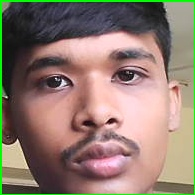
#> input picture dataset/User.1.Purnananda Kirtania.1.jpg, 195 x 195 px, given in place of the camera
$ python phase3_dataset_collection.py 'dataset/User.1.Purnananda Kirtania.1.jpg'
#> lines starting #> are read from the running program, lines starting #| are printed output that depends on the picture; after the words box and inside, x2 and y2 are one past the last pixel; in counts of white or black regions, pixels touching at a corner belong together
import cv2
import os
import sys

# ---------------- GET NAME ----------------

if len(sys.argv) < 2:

    print("Name not provided")
    exit()

name = sys.argv[1]

# ---------------- PATHS ----------------

BASE_DIR = os.path.dirname(os.path.abspath(__file__))

dataset_path = os.path.join(
    BASE_DIR,
    "dataset"
)

cascade_path = os.path.join(
    BASE_DIR,
    "haarcascade_frontalface_default.xml"
)

# ---------------- CREATE DATASET FOLDER ----------------

if not os.path.exists(dataset_path):

    os.makedirs(dataset_path)

# ---------------- AUTO GENERATE ID ----------------

existing_ids = []

for file in os.listdir(dataset_path):

    if file.endswith(".jpg"):

        parts = file.split(".")

        if len(parts) >= 4:

            try:

                existing_ids.append(
                    int(parts[1])
                )

            except:
                pass

# ✅ NEW UNIQUE ID

if len(existing_ids) == 0:

    face_id = 1

else:

    face_id = max(existing_ids) + 1

print("Student ID:", face_id)

# ---------------- FACE DETECTOR ----------------

face_detector = cv2.CascadeClassifier(
    cascade_path
)

# ---------------- CAMERA ----------------

cam = cv2.VideoCapture(0)

cam.set(3, 640)
cam.set(4, 480)

print("Capturing Face...")

count = 0

# ---------------- LOOP ----------------

while True:

    ret, img = cam.read()
#> img is the input picture: shape (195, 195, 3); mean B, G, R 111.3, 123.4, 143.6

    if not ret:
        break

    # ✅ GRAYSCALE FOR DETECTION ONLY
    gray = cv2.cvtColor(
        img,
        cv2.COLOR_BGR2GRAY
    )
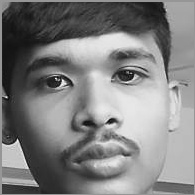
#> gray: shape (195, 195); min 2, max 253, mean 128.1

    faces = face_detector.detectMultiScale(
        gray,
        scaleFactor=1.3,
        minNeighbors=5,
        minSize=(100, 100)
    )
#> faces = [[22, 20, 146, 146]]

    for (x,y,w,h) in faces:

        # ✅ DRAW RECTANGLE
        cv2.rectangle(
            img,
            (x,y),
            (x+w,y+h),
            (0,255,0),
            2
        )

        count += 1

        # ✅ SAVE COLOR FACE IMAGE
        face = img[y:y+h, x:x+w]

        file_name = (
            f"User.{face_id}.{name}.{count}.jpg"
        )

        file_path = os.path.join(
            dataset_path,
            file_name
        )

        cv2.imwrite(
            file_path,
            face
        )

        # ✅ SHOW COUNT
        cv2.putText(
            img,
            f"Image {count}/20",
            (x, y-10),
            cv2.FONT_HERSHEY_SIMPLEX,
            0.8,
            (255,255,255),
            2
        )
#> this loop made 1 pass
#> (x, y, w, h, count) on pass 1: (22, 20, 146, 146, 1)
#> pass 1, `face = img[y:y+h, x:x+w]`:
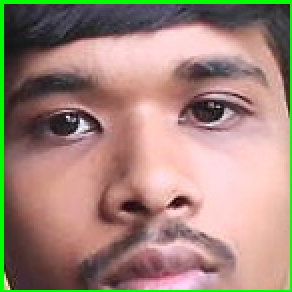
#> face: shape (146, 146, 3) (shown 2 times larger); mean B, G, R 122.1, 134.6, 161.2
#> after the loop:
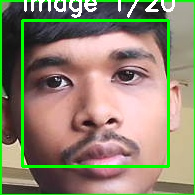
#> img: shape (195, 195, 3); 6.48% of pixels changed, all inside (x1, y1, x2, y2) = (21, 0, 175, 168)
#> after the loop, count = 1

    # ✅ SHOW CAMERA
    cv2.imshow(
        "Register Face",
        img
    )

    k = cv2.waitKey(100) & 0xff
#> (key Esc is pressed here)

    # ESC PRESS
    if k == 27:
        break

    # AUTO STOP AFTER 20 IMAGES
    elif count >= 20:
        break

# ---------------- CLEANUP ----------------

cam.release()

cv2.destroyAllWindows()

print("Dataset Collection Complete")
